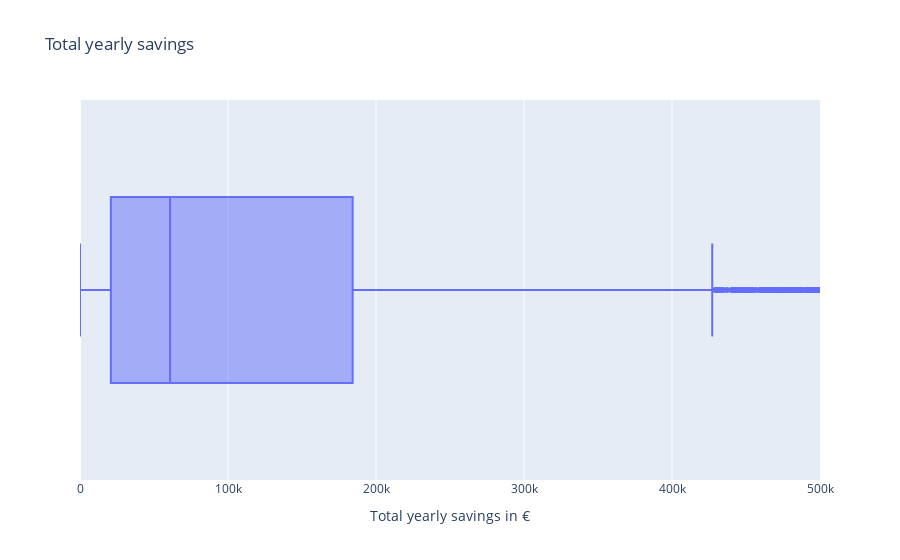

Source (notebook cell):
### Markdown cell above
## Yearly savings

### Code cell
abs_yearly_savings = abs_diff["total_yearly_costs_eur"]
abs_yearly_savings.name = "Total yearly savings in Eur"
print(abs_yearly_savings.describe().drop("count").to_markdown())

abs_tot_yearly_savings_fig_df = abs_diff.copy()
abs_tot_yearly_savings_fig_df = abs_tot_yearly_savings_fig_df.rename(columns={"total_yearly_costs_eur": "Savings"})
abs_tot_yearly_savings_fig = px.box(
    data_frame=abs_tot_yearly_savings_fig_df,
    x="Savings",
    title="Total yearly savings")
abs_tot_yearly_savings_fig.update_layout(xaxis_title="Total yearly savings in €", yaxis_title="")
abs_tot_yearly_savings_fig.update_xaxes(range=[0, 500e3])
abs_tot_yearly_savings_fig.show()

### Figure 1 — Plotly figure (JSON) as saved in the notebook; plotly's stock layout.template omitted (floating-point values rounded to 4 significant figures; data arrays with more than 128 entries replaced by an {"elided": "..."} marker saying what was removed)
{"data": [{"alignmentgroup": "True", "hovertemplate": "Savings=%{x}<extra></extra>", "legendgroup": "", "marker": {"color": "#636efa"}, "name": "", "notched": false, "offsetgroup": "", "orientation": "h", "showlegend": false, "type": "box", "x": {"elided": "5353 float values"}, "x0": " ", "xaxis": "x", "y0": " ", "yaxis": "y"}], "layout": {"boxmode": "group", "legend": {"tracegroupgap": 0}, "title": {"text": "Total yearly savings"}, "xaxis": {"anchor": "y", "domain": [0, 1], "range": [0, 500000], "title": {"text": "Total yearly savings in €"}}, "yaxis": {"anchor": "x", "domain": [0, 1], "title": {"text": ""}}}}
